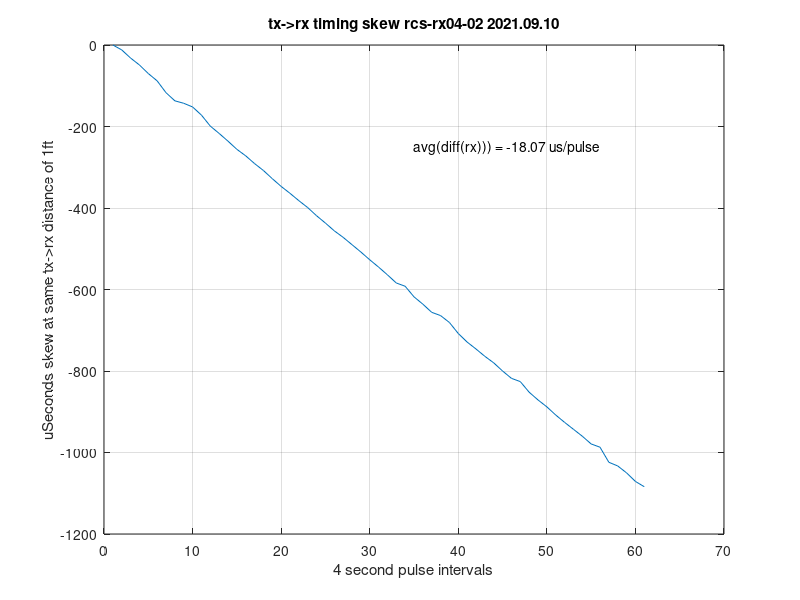

Write MATLAB code to recreate this figure.
% @file rx_tx_skew_01.m
% @date 2021.09.10
% @info octave plot rcs-rx04-02 timing skew to tx01
% 
load("rx.dat");
% create single time series plot of tx to rx skew
figure(1);
t=1:1:length(rx);
t=t';
plot(t,rx);
title("tx->rx timing skew rcs-rx04-02 2021.09.10");
ylabel("uSeconds skew at same tx->rx distance of 1ft");
xlabel("4 second pulse intervals");
text(35,-250, "avg(diff(rx))) = -18.07 us/pulse");
grid;
